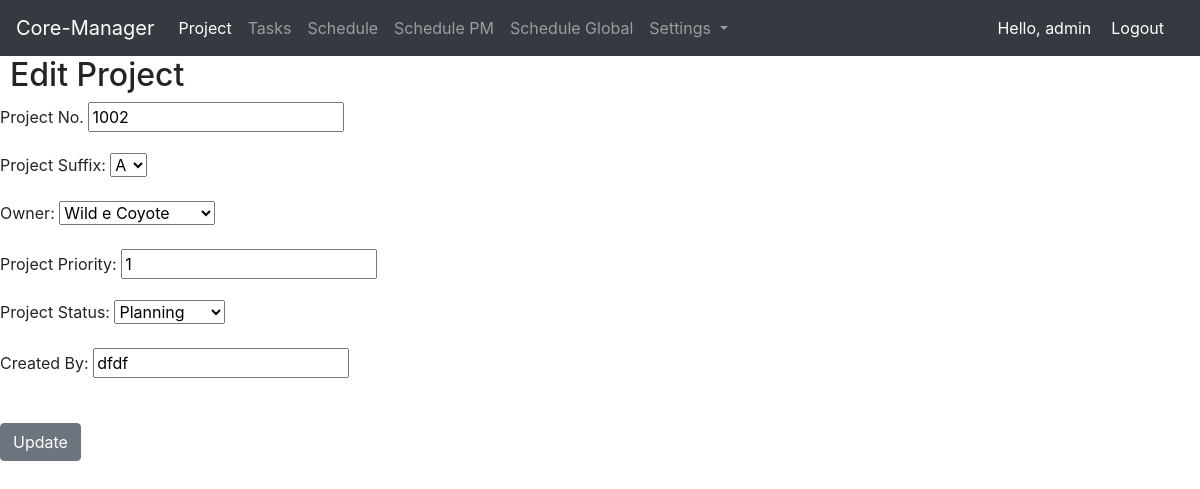
Screenshot of /edit_project/14 (signed in) with the database file from the repository.
### project/models.py (models this page shows, shortened)
class Project(models.Model):
    project_number = models.CharField(max_length=50)
    project_suffix = models.CharField(max_length=10, choices=suffix, default="A")
    project_owner = models.ForeignKey(ProjectOwners, on_delete=models.CASCADE, blank=True)
    project_priority = models.CharField(max_length=20, choices=project_priority_list, default='3')
    project_status = models.CharField(max_length=25, choices=status, default='Planning')
    project_creation_date = models.DateField(auto_now_add=True)
    project_created_by = models.CharField(max_length=50)
    project_modified_by = models.CharField(max_length=50, null=True)
    project_modified_date = models.DateField(blank=True, null=True)
    project_concated_name = models.CharField(max_length=50, blank=True, null=True)

### project/views.py (the view)
# urls.py: path('edit_project/<project_id>', views.edit_project, name="edit_project"),
@login_required(login_url='home_app:login')
def edit_project(request, project_id):
    project = Project.objects.get(pk=project_id)
    form = EditProjectForm(request.POST or None, instance=project)
    if form.is_valid():
        form.save()
        return redirect('project_app:project_home_page')
    context = {
        "project": project,
        'form': form,
    }
    return render(request, 'project/edit_project.html', context)

### project/forms.py
class EditProjectForm(ModelForm):
    class Meta:
        model = Project
        fields = ("project_number",
                  "project_suffix",
                  "project_owner",
                  "project_priority",
                  "project_status",
                  "project_created_by")
        labels = {
            "project_number": "Project No.",
            "project_suffix": "Project Suffix",
            "project_owner": "Owner",
            "project_priority": "Project Priority",
            "project_status": "Project Status",
            "project_created_by": "Created By",
        }
        widgets = {
            "project_created_by": forms.TextInput(attrs={'readonly': 'readonly'}),
            "project_priority": forms.TextInput(attrs={'readonly': 'readonly'}),
        }

### project/models.py (called while the page is built)
    def __str__(self):
        return self.project_owner_concat_name

### templates/project/edit_project.html (shortened to what this page needs)
{% extends 'base.html' %}
{% load static %}
 {% block css_files %}
        <link rel="stylesheet" href="{% static "project/project.css" %}">
  {% endblock %}
{% block content %}
<h2>Edit Project</h2>
 <form action="" method=POST>
        {{ form.as_p }}
        <br/>
        <input type="submit" value="Update" class="btn btn-secondary">
    </form>
{% endblock %}

### templates/header.html (shortened to what this page needs)
<nav class="navbar navbar-expand-lg navbar-dark bg-dark">
  <a class="navbar-brand" href="{% url 'home_app:index' %}">Core-Manager</a>
  <div class="collapse navbar-collapse" id="navbarSupportedContent">
    <ul class="navbar-nav mr-auto">
      <li class="nav-item active">
        <a class="nav-link" href="{% url 'project_app:project_home_page' %}">Project <span class="sr-only">(current)</span></a>
      </li>
      <li class="nav-item">
        <a class="nav-link" href="{% url 'project_app:task_home_page' %}">Tasks</a>
      </li>
      {% if request.user.groups.all.0.name == 'Coordinator' %}
        <li class="nav-item">
          <a class="nav-link" href="{% url 'schedule_app:schedule_home' %}">Schedule</a>
        </li>
      {% endif %}
      <li class="nav-item">
          <a class="nav-link" href="{% url 'schedule_app:schedule_pm' %}">Schedule PM</a>
        </li>
      <li class="nav-item">
          <a class="nav-link" href="{% url 'schedule_app:schedule_global' %}">Schedule Global</a>
        </li>
      {% if request.user.groups.all.0.name == 'Coordinator' %}
        <li class="nav-item dropdown">
          <a class="nav-link dropdown-toggle" href="#" id="navbarDropdown" role="button" data-toggle="dropdown" aria-haspopup="true" aria-expanded="false">
            Settings
          </a>
        </li>
      {% endif %}
    </ul>
    <span class="hello-msg">Hello, {{ request.user }} </span>
    <span ><a class="hello-msg" href="{% url 'home_app:logout' %}">Logout</a> </span>
  </div>
</nav>

### static/project/project.css (style rules this page uses)
h2 { margin-left: 10px; }

### templates/header.html (style rules this page uses)
.hello-msg { font-size = 18px; color: #fff; margin-right: 20px; }

### rows the page displays
Project: project_number "1002", project_suffix "A", project_owner "Wild e Coyote", project_priority "1", project_status "Planning", project_created_by "dfdf"

### other values shown
{{ request.user }} "admin"
